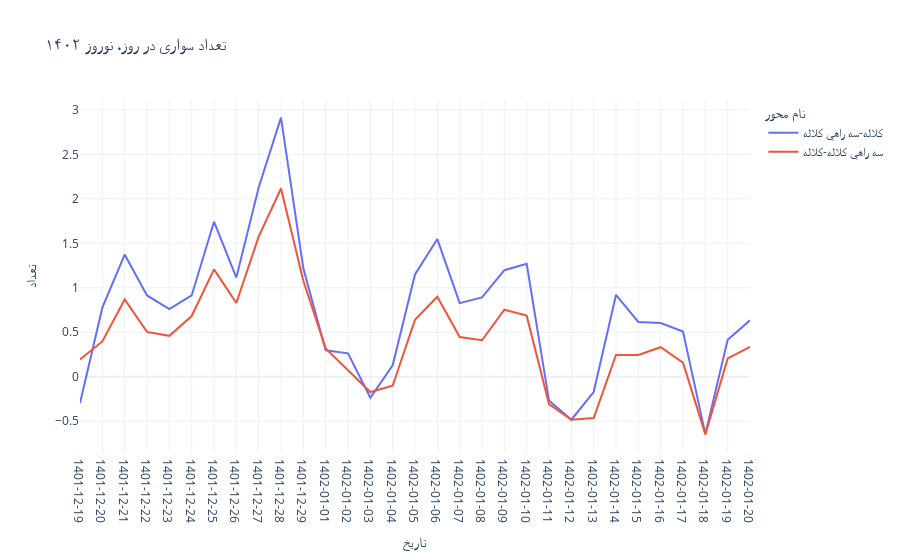
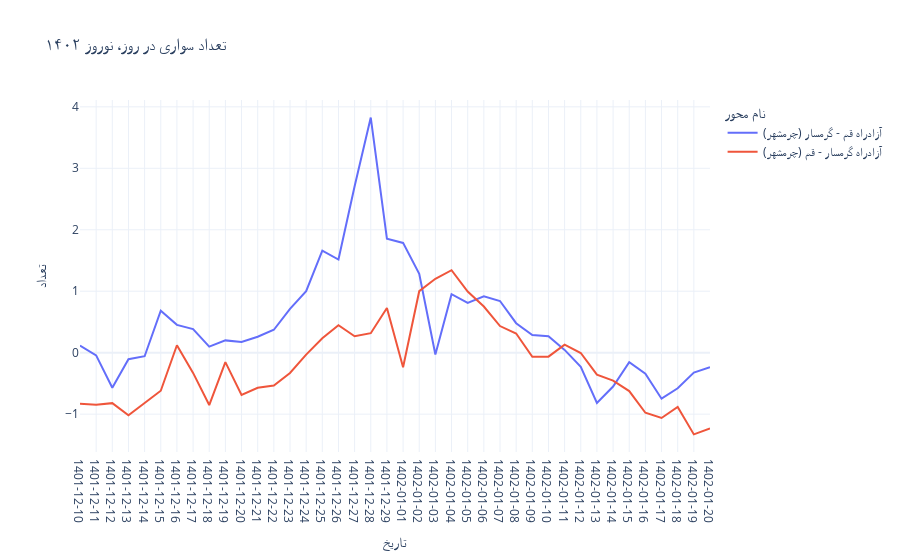
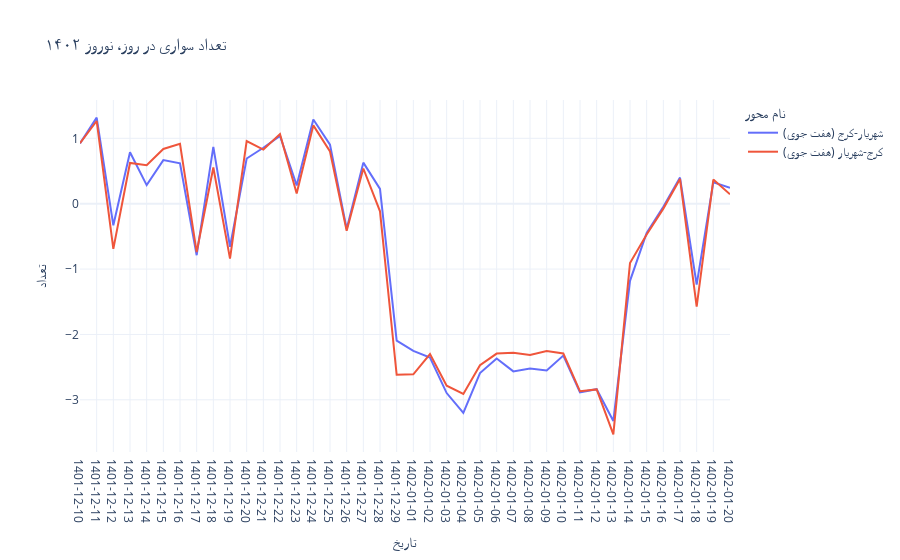
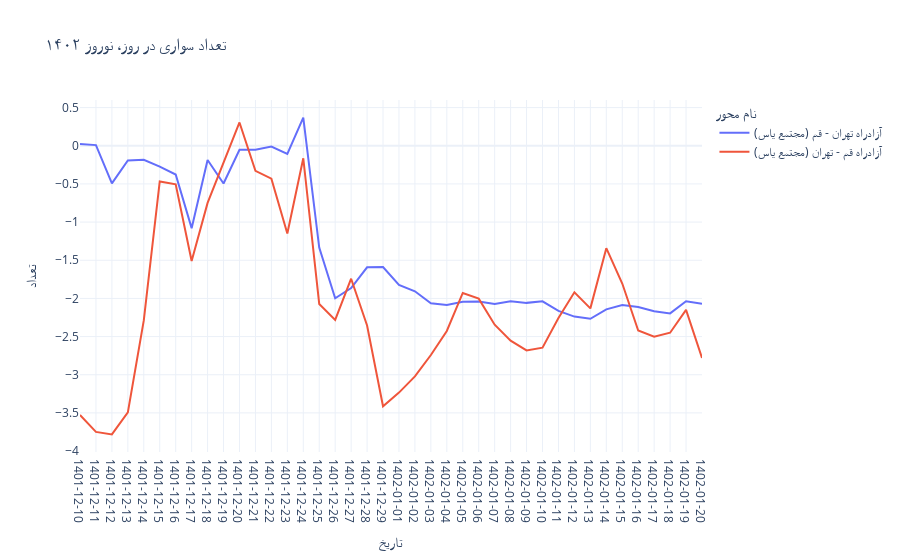

The notebook cell these images were saved under, in order:
### Code cell
start = 20
end = 40

for idx, f in enumerate(os.listdir(os.path.join(path, "nowruz_03"))):
    if (start <= idx and idx < end):
        try:
            number = int(f.split(".")[0])
            if number % 100 < 50:
                drawchart(int(f.split(".")[0]))
                print(f)
        except Exception as exc:
            print(exc)

### Figure 1 — Plotly figure (JSON) as saved in the notebook; plotly's stock layout.template omitted (floating-point values rounded to 4 significant figures)
{"data": [{"hovertemplate": "name=کلاله-سه راهي کلاله<br>date=%{x}<br>total_est_normal=%{y}<extra></extra>", "legendgroup": "کلاله-سه راهي کلاله", "line": {"color": "#636efa", "dash": "solid"}, "marker": {"symbol": "circle"}, "mode": "lines", "name": "کلاله-سه راهي کلاله", "orientation": "v", "showlegend": true, "type": "scatter", "x": ["1401-12-19", "1401-12-20", "1401-12-21", "1401-12-22", "1401-12-23", "1401-12-24", "1401-12-25", "1401-12-26", "1401-12-27", "1401-12-28", "1401-12-29", "1402-01-01", "1402-01-02", "1402-01-03", "1402-01-04", "1402-01-05", "1402-01-06", "1402-01-07", "1402-01-08", "1402-01-09", "1402-01-10", "1402-01-11", "1402-01-12", "1402-01-13", "1402-01-14", "1402-01-15", "1402-01-16", "1402-01-17", "1402-01-18", "1402-01-19", "1402-01-20"], "xaxis": "x", "y": [-0.297, 0.7763, 1.373, 0.9137, 0.7594, 0.9137, 1.743, 1.114, 2.128, 2.913, 1.219, 0.2977, 0.2633, -0.2361, 0.1291, 1.15, 1.547, 0.8268, 0.8917, 1.197, 1.269, -0.2678, -0.4831, -0.1725, 0.9189, 0.6154, 0.6031, 0.5091, -0.6453, 0.4163, 0.6342], "yaxis": "y"}, {"hovertemplate": "name=سه راهي کلاله-کلاله<br>date=%{x}<br>total_est_normal=%{y}<extra></extra>", "legendgroup": "سه راهي کلاله-کلاله", "line": {"color": "#EF553B", "dash": "solid"}, "marker": {"symbol": "circle"}, "mode": "lines", "name": "سه راهي کلاله-کلاله", "orientation": "v", "showlegend": true, "type": "scatter", "x": ["1401-12-19", "1401-12-20", "1401-12-21", "1401-12-22", "1401-12-23", "1401-12-24", "1401-12-25", "1401-12-26", "1401-12-27", "1401-12-28", "1401-12-29", "1402-01-01", "1402-01-02", "1402-01-03", "1402-01-04", "1402-01-05", "1402-01-06", "1402-01-07", "1402-01-08", "1402-01-09", "1402-01-10", "1402-01-11", "1402-01-12", "1402-01-13", "1402-01-14", "1402-01-15", "1402-01-16", "1402-01-17", "1402-01-18", "1402-01-19", "1402-01-20"], "xaxis": "x", "y": [0.1928, 0.3966, 0.8686, 0.504, 0.4598, 0.6821, 1.206, 0.8282, 1.575, 2.116, 1.079, 0.3187, 0.07368, -0.1726, -0.1015, 0.6413, 0.8994, 0.4459, 0.4097, 0.7528, 0.6867, -0.3069, -0.4838, -0.4644, 0.2446, 0.2446, 0.3318, 0.1579, -0.6484, 0.2051, 0.3343], "yaxis": "y"}], "layout": {"hovermode": "x unified", "legend": {"title": {"text": "نام محور"}, "tracegroupgap": 0}, "title": {"text": "تعداد سواری در روز، نوروز ۱۴۰۲"}, "xaxis": {"anchor": "y", "domain": [0, 1], "title": {"text": "تاریخ"}, "type": "category"}, "yaxis": {"anchor": "x", "domain": [0, 1], "title": {"text": "تعداد"}}}}

### Figure 2 — Plotly figure (JSON) as saved in the notebook; plotly's stock layout.template omitted (floating-point values rounded to 4 significant figures)
{"data": [{"hovertemplate": "name=آزادراه قم - گرمسار (چرمشهر)<br>date=%{x}<br>total_est_normal=%{y}<extra></extra>", "legendgroup": "آزادراه قم - گرمسار (چرمشهر)", "line": {"color": "#636efa", "dash": "solid"}, "marker": {"symbol": "circle"}, "mode": "lines", "name": "آزادراه قم - گرمسار (چرمشهر)", "orientation": "v", "showlegend": true, "type": "scatter", "x": ["1401-12-10", "1401-12-11", "1401-12-12", "1401-12-13", "1401-12-14", "1401-12-15", "1401-12-16", "1401-12-17", "1401-12-18", "1401-12-19", "1401-12-20", "1401-12-21", "1401-12-22", "1401-12-23", "1401-12-24", "1401-12-25", "1401-12-26", "1401-12-27", "1401-12-28", "1401-12-29", "1402-01-01", "1402-01-02", "1402-01-03", "1402-01-04", "1402-01-05", "1402-01-06", "1402-01-07", "1402-01-08", "1402-01-09", "1402-01-10", "1402-01-11", "1402-01-12", "1402-01-13", "1402-01-14", "1402-01-15", "1402-01-16", "1402-01-17", "1402-01-18", "1402-01-19", "1402-01-20"], "xaxis": "x", "y": [0.1149, -0.04381, -0.5709, -0.1059, -0.05781, 0.684, 0.4528, 0.3835, 0.09803, 0.2, 0.1741, 0.2592, 0.3731, 0.712, 1.001, 1.661, 1.515, 2.708, 3.825, 1.856, 1.786, 1.283, -0.03088, 0.9512, 0.8101, 0.9185, 0.8409, 0.4797, 0.2876, 0.2686, 0.04488, -0.2316, -0.8187, -0.5512, -0.1548, -0.3404, -0.749, -0.5788, -0.3246, -0.2381], "yaxis": "y"}, {"hovertemplate": "name=آزادراه گرمسار - قم (چرمشهر)<br>date=%{x}<br>total_est_normal=%{y}<extra></extra>", "legendgroup": "آزادراه گرمسار - قم (چرمشهر)", "line": {"color": "#EF553B", "dash": "solid"}, "marker": {"symbol": "circle"}, "mode": "lines", "name": "آزادراه گرمسار - قم (چرمشهر)", "orientation": "v", "showlegend": true, "type": "scatter", "x": ["1401-12-10", "1401-12-11", "1401-12-12", "1401-12-13", "1401-12-14", "1401-12-15", "1401-12-16", "1401-12-17", "1401-12-18", "1401-12-19", "1401-12-20", "1401-12-21", "1401-12-22", "1401-12-23", "1401-12-24", "1401-12-25", "1401-12-26", "1401-12-27", "1401-12-28", "1401-12-29", "1402-01-01", "1402-01-02", "1402-01-03", "1402-01-04", "1402-01-05", "1402-01-06", "1402-01-07", "1402-01-08", "1402-01-09", "1402-01-10", "1402-01-11", "1402-01-12", "1402-01-13", "1402-01-14", "1402-01-15", "1402-01-16", "1402-01-17", "1402-01-18", "1402-01-19", "1402-01-20"], "xaxis": "x", "y": [-0.8297, -0.8474, -0.8212, -1.019, -0.8189, -0.619, 0.1202, -0.3286, -0.8525, -0.1543, -0.6885, -0.5718, -0.5342, -0.3297, -0.03075, 0.2352, 0.447, 0.2671, 0.3166, 0.7267, -0.238, 1.001, 1.202, 1.342, 0.9949, 0.7506, 0.4334, 0.3121, -0.06549, -0.06492, 0.131, -0.005695, -0.3576, -0.4556, -0.6247, -0.9772, -1.063, -0.8833, -1.33, -1.235], "yaxis": "y"}], "layout": {"hovermode": "x unified", "legend": {"title": {"text": "نام محور"}, "tracegroupgap": 0}, "title": {"text": "تعداد سواری در روز، نوروز ۱۴۰۲"}, "xaxis": {"anchor": "y", "domain": [0, 1], "title": {"text": "تاریخ"}, "type": "category"}, "yaxis": {"anchor": "x", "domain": [0, 1], "title": {"text": "تعداد"}}}}

### Figure 3 — Plotly figure (JSON) as saved in the notebook; plotly's stock layout.template omitted (floating-point values rounded to 4 significant figures)
{"data": [{"hovertemplate": "name=شهريار-کرج (هفت جوي)<br>date=%{x}<br>total_est_normal=%{y}<extra></extra>", "legendgroup": "شهريار-کرج (هفت جوي)", "line": {"color": "#636efa", "dash": "solid"}, "marker": {"symbol": "circle"}, "mode": "lines", "name": "شهريار-کرج (هفت جوي)", "orientation": "v", "showlegend": true, "type": "scatter", "x": ["1401-12-10", "1401-12-11", "1401-12-12", "1401-12-13", "1401-12-14", "1401-12-15", "1401-12-16", "1401-12-17", "1401-12-18", "1401-12-19", "1401-12-20", "1401-12-21", "1401-12-22", "1401-12-23", "1401-12-24", "1401-12-25", "1401-12-26", "1401-12-27", "1401-12-28", "1401-12-29", "1402-01-01", "1402-01-02", "1402-01-03", "1402-01-04", "1402-01-05", "1402-01-06", "1402-01-07", "1402-01-08", "1402-01-09", "1402-01-10", "1402-01-11", "1402-01-12", "1402-01-13", "1402-01-14", "1402-01-15", "1402-01-16", "1402-01-17", "1402-01-18", "1402-01-19", "1402-01-20"], "xaxis": "x", "y": [0.9214, 1.317, -0.3309, 0.7882, 0.2844, 0.6668, 0.6171, -0.7879, 0.8689, -0.6585, 0.6914, 0.8554, 1.038, 0.2794, 1.287, 0.9029, -0.3862, 0.6285, 0.2257, -2.094, -2.252, -2.354, -2.897, -3.201, -2.591, -2.367, -2.565, -2.522, -2.551, -2.323, -2.886, -2.838, -3.323, -1.18, -0.447, -0.0476, 0.4004, -1.238, 0.3276, 0.2447], "yaxis": "y"}, {"hovertemplate": "name=کرج-شهريار (هفت جوي)<br>date=%{x}<br>total_est_normal=%{y}<extra></extra>", "legendgroup": "کرج-شهريار (هفت جوي)", "line": {"color": "#EF553B", "dash": "solid"}, "marker": {"symbol": "circle"}, "mode": "lines", "name": "کرج-شهريار (هفت جوي)", "orientation": "v", "showlegend": true, "type": "scatter", "x": ["1401-12-10", "1401-12-11", "1401-12-12", "1401-12-13", "1401-12-14", "1401-12-15", "1401-12-16", "1401-12-17", "1401-12-18", "1401-12-19", "1401-12-20", "1401-12-21", "1401-12-22", "1401-12-23", "1401-12-24", "1401-12-25", "1401-12-26", "1401-12-27", "1401-12-28", "1401-12-29", "1402-01-01", "1402-01-02", "1402-01-03", "1402-01-04", "1402-01-05", "1402-01-06", "1402-01-07", "1402-01-08", "1402-01-09", "1402-01-10", "1402-01-11", "1402-01-12", "1402-01-13", "1402-01-14", "1402-01-15", "1402-01-16", "1402-01-17", "1402-01-18", "1402-01-19", "1402-01-20"], "xaxis": "x", "y": [0.9256, 1.265, -0.6918, 0.6229, 0.5881, 0.8378, 0.9158, -0.7397, 0.5531, -0.8393, 0.959, 0.8287, 1.064, 0.1567, 1.198, 0.7998, -0.414, 0.5387, -0.1169, -2.617, -2.61, -2.3, -2.785, -2.911, -2.471, -2.292, -2.281, -2.313, -2.254, -2.292, -2.87, -2.841, -3.529, -0.9076, -0.4712, -0.07507, 0.3796, -1.573, 0.3692, 0.1452], "yaxis": "y"}], "layout": {"hovermode": "x unified", "legend": {"title": {"text": "نام محور"}, "tracegroupgap": 0}, "title": {"text": "تعداد سواری در روز، نوروز ۱۴۰۲"}, "xaxis": {"anchor": "y", "domain": [0, 1], "title": {"text": "تاریخ"}, "type": "category"}, "yaxis": {"anchor": "x", "domain": [0, 1], "title": {"text": "تعداد"}}}}

### Figure 4 — Plotly figure (JSON) as saved in the notebook; plotly's stock layout.template omitted (floating-point values rounded to 4 significant figures)
{"data": [{"hovertemplate": "name=آزادراه تهران - قم (مجتمع ياس)<br>date=%{x}<br>total_est_normal=%{y}<extra></extra>", "legendgroup": "آزادراه تهران - قم (مجتمع ياس)", "line": {"color": "#636efa", "dash": "solid"}, "marker": {"symbol": "circle"}, "mode": "lines", "name": "آزادراه تهران - قم (مجتمع ياس)", "orientation": "v", "showlegend": true, "type": "scatter", "x": ["1401-12-10", "1401-12-11", "1401-12-12", "1401-12-13", "1401-12-14", "1401-12-15", "1401-12-16", "1401-12-17", "1401-12-18", "1401-12-19", "1401-12-20", "1401-12-21", "1401-12-22", "1401-12-23", "1401-12-24", "1401-12-25", "1401-12-26", "1401-12-27", "1401-12-28", "1401-12-29", "1402-01-01", "1402-01-02", "1402-01-03", "1402-01-04", "1402-01-05", "1402-01-06", "1402-01-07", "1402-01-08", "1402-01-09", "1402-01-10", "1402-01-11", "1402-01-12", "1402-01-13", "1402-01-14", "1402-01-15", "1402-01-16", "1402-01-17", "1402-01-18", "1402-01-19", "1402-01-20"], "xaxis": "x", "y": [0.02365, 0.00887, -0.4937, -0.1923, -0.1836, -0.273, -0.3775, -1.079, -0.1872, -0.4942, -0.05262, -0.05282, -0.009822, -0.1066, 0.3689, -1.335, -1.999, -1.865, -1.593, -1.588, -1.823, -1.907, -2.065, -2.085, -2.045, -2.04, -2.074, -2.036, -2.058, -2.039, -2.164, -2.238, -2.267, -2.143, -2.087, -2.113, -2.168, -2.196, -2.037, -2.07], "yaxis": "y"}, {"hovertemplate": "name=آزادراه قم - تهران (مجتمع ياس)<br>date=%{x}<br>total_est_normal=%{y}<extra></extra>", "legendgroup": "آزادراه قم - تهران (مجتمع ياس)", "line": {"color": "#EF553B", "dash": "solid"}, "marker": {"symbol": "circle"}, "mode": "lines", "name": "آزادراه قم - تهران (مجتمع ياس)", "orientation": "v", "showlegend": true, "type": "scatter", "x": ["1401-12-10", "1401-12-11", "1401-12-12", "1401-12-13", "1401-12-14", "1401-12-15", "1401-12-16", "1401-12-17", "1401-12-18", "1401-12-19", "1401-12-20", "1401-12-21", "1401-12-22", "1401-12-23", "1401-12-24", "1401-12-25", "1401-12-26", "1401-12-27", "1401-12-28", "1401-12-29", "1402-01-01", "1402-01-02", "1402-01-03", "1402-01-04", "1402-01-05", "1402-01-06", "1402-01-07", "1402-01-08", "1402-01-09", "1402-01-10", "1402-01-11", "1402-01-12", "1402-01-13", "1402-01-14", "1402-01-15", "1402-01-16", "1402-01-17", "1402-01-18", "1402-01-19", "1402-01-20"], "xaxis": "x", "y": [-3.528, -3.749, -3.782, -3.493, -2.289, -0.4679, -0.5054, -1.509, -0.7491, -0.2177, 0.3052, -0.3284, -0.4314, -1.151, -0.1637, -2.073, -2.282, -1.742, -2.354, -3.413, -3.234, -3.022, -2.742, -2.426, -1.929, -2.003, -2.345, -2.553, -2.681, -2.646, -2.256, -1.92, -2.131, -1.342, -1.805, -2.421, -2.501, -2.45, -2.151, -2.78], "yaxis": "y"}], "layout": {"hovermode": "x unified", "legend": {"title": {"text": "نام محور"}, "tracegroupgap": 0}, "title": {"text": "تعداد سواری در روز، نوروز ۱۴۰۲"}, "xaxis": {"anchor": "y", "domain": [0, 1], "title": {"text": "تاریخ"}, "type": "category"}, "yaxis": {"anchor": "x", "domain": [0, 1], "title": {"text": "تعداد"}}}}
